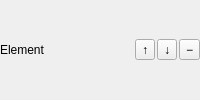
<?xml version="1.0" encoding="UTF-8"?>
<ui version="4.0"><class>ScriptContainerItemForm</class><widget class="QWidget" name="ScriptContainerItemForm"><layout class="QVBoxLayout" name="layout"><property name="leftMargin"><number>0</number></property><property name="rightMargin"><number>0</number></property><property name="topMargin"><number>0</number></property><property name="bottomMargin"><number>0</number></property><property name="spacing"><number>2</number></property>
<item><widget class="QWidget" name="header"><layout class="QHBoxLayout" name="headerLayout"><property name="leftMargin"><number>0</number></property><property name="rightMargin"><number>0</number></property><property name="topMargin"><number>0</number></property><property name="bottomMargin"><number>0</number></property><property name="spacing"><number>2</number></property><item><widget class="QLabel" name="indexLabel"><property name="text"><string>Element</string></property></widget></item><item><spacer name="spacer"><property name="orientation"><enum>Qt::Horizontal</enum></property><property name="sizeHint" stdset="0"><size><width>0</width><height>0</height></size></property></spacer></item><item><widget class="QToolButton" name="upButton"><property name="text"><string>↑</string></property><property name="toolTip"><string>上移一项</string></property></widget></item><item><widget class="QToolButton" name="downButton"><property name="text"><string>↓</string></property><property name="toolTip"><string>下移一项</string></property></widget></item><item><widget class="QToolButton" name="removeButton"><property name="text"><string>−</string></property><property name="toolTip"><string>删除此项</string></property></widget></item></layout></widget></item>
<item><layout class="QVBoxLayout" name="fieldsLayout"><property name="spacing"><number>3</number></property></layout></item>
</layout></widget><resources/><connections/></ui>
